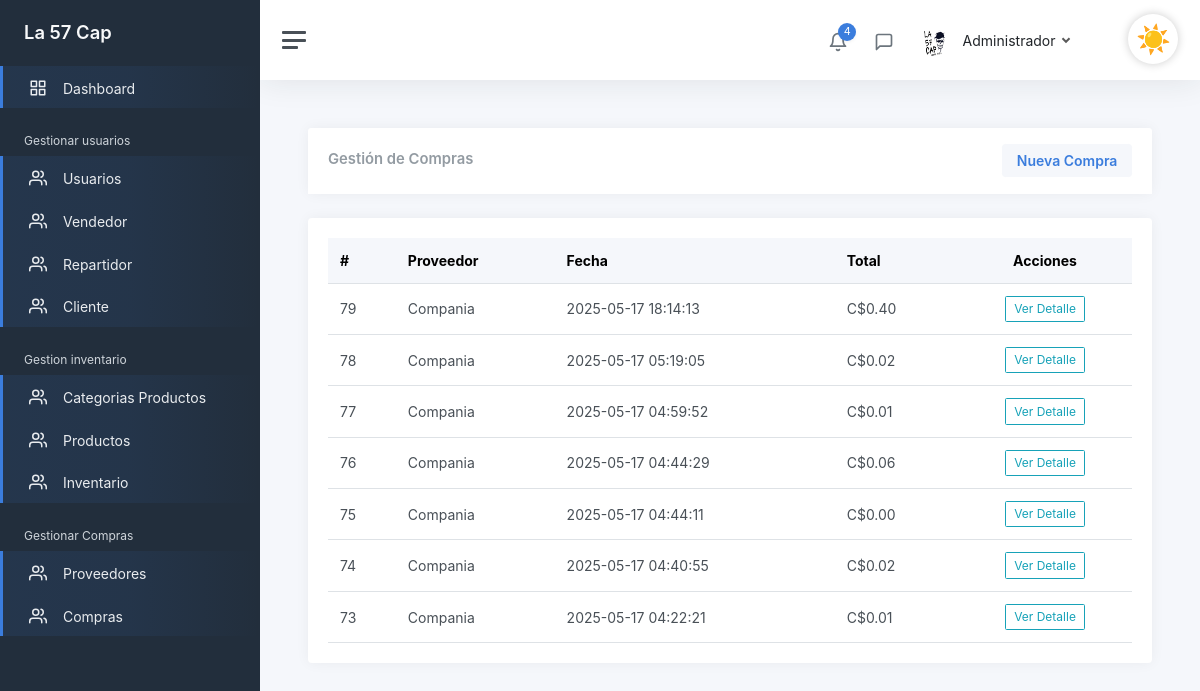
Page /admin/GestionarCompras (signed in) on the committed database.
### tables this page shows
CREATE TABLE `compras`  (
  `idCompras` int(0) NOT NULL AUTO_INCREMENT,
  `fecha_compra` datetime(0) NOT NULL,
  `total_compra` decimal(10, 2) NOT NULL,
  `observaciones` varchar(200) NULL DEFAULT NULL,
  `Proveedores_idProveedores` int(0) NOT NULL,
  `eliminado` tinyint(0) NULL DEFAULT 0,
  PRIMARY KEY (`idCompras`) USING BTREE,
  INDEX `fk_Compras_Proveedores1_idx`(`Proveedores_idProveedores`) USING BTREE,
  CONSTRAINT `fk_Compras_Proveedores1` FOREIGN KEY (`Proveedores_idProveedores`) REFERENCES `proveedores` (`idProveedores`) ON DELETE RESTRICT ON UPDATE RESTRICT
);

CREATE TABLE `proveedores`  (
  `idProveedores` int(0) NOT NULL AUTO_INCREMENT,
  `nombre_empresa` varchar(100) NULL DEFAULT NULL,
  `contacto` varchar(100) NULL DEFAULT NULL,
  `telefono` varchar(20) NULL DEFAULT NULL,
  `direccion` varchar(200) NULL DEFAULT NULL,
  `nacionalidad` varchar(255) NULL DEFAULT NULL,
  `eliminado` tinyint(0) NULL DEFAULT 0,
  PRIMARY KEY (`idProveedores`) USING BTREE
);

### controllers/CompraController.php (called while the page is built, shortened)
<?php
class CompraController
{
    public static function GestionarCompras(Router $router)
    {
        $compras = Compra::obtenerTodasConProveedor();
        $router->renderAdmin('Admin/compras/GestionarCompras', [
            'titulo' => 'Gestión de Compras',
            'compras' => $compras
        ]);
    }
}

### public/index.php (called while the page is built, shortened)
<?php
$router = new Router();
$router->get('/login', [LoginController::class, 'login']);
$router->post('/login', [LoginController::class, 'login']);
$router->get('/logout', [LoginController::class, 'logout']);
$router->get('/olvide-cuenta', [UsuarioController::class, 'olvide']);
$router->post('/olvide-cuenta', [UsuarioController::class, 'olvide']);
$router->get('/recuperar-cuenta', [UsuarioController::class, 'recuperar']);
$router->post('/recuperar-cuenta', [UsuarioController::class, 'recuperar']);
$router->get('/confirmar-cuenta', [UsuarioController::class, 'confirmarCuenta']);
$router->post('/confirmar-cuenta', [UsuarioController::class, 'confirmarCuenta']);
$router->get('/crear-cuenta', [RegistroController::class, 'crearCuenta']);
$router->post('/crear-cuenta', [RegistroController::class, 'crearCuenta']);
$router->get('/mensaje-confirmacion', [RegistroController::class, 'mensajeConfirmacion']);
$router->get('/reenviar-confirmacion', [RegistroController::class, 'reenviarConfirmacion']);
$router->post('/reenviar-confirmacion', [RegistroController::class, 'reenviarConfirmacion']);
$router->get('/', [LandingController::class, 'index']);
$router->get('/mostrarProductos', [LandingController::class, 'shop']);
$router->get('/SobreNosotros', [LandingController::class, 'about']);
$router->get('/Contactanos', [LandingController::class, 'contact']);
$router->get('/admin', [AdminController::class, 'Admin']);
$router->post('/admin', [AdminController::class, 'Admin']);
$router->get('/admin/GestionarUsuario', [UsuarioController::class, 'GestionarUsuario']);
$router->post('/admin/GestionarUsuario', [UsuarioController::class, 'GestionarUsuario']);
$router->get('/admin/CrearUsuario', [UsuarioController::class, 'crearUsuario']);
$router->post('/admin/CrearUsuario', [UsuarioController::class, 'crearUsuario']);
$router->get('/admin/ActualizarUsuario', [UsuarioController::class, 'ActualizarUsuario']);
$router->post('/admin/ActualizarUsuario', [UsuarioController::class, 'ActualizarUsuario']);
$router->get('/admin/EliminarUsuario', [UsuarioController::class, 'EliminarUsuario']);
$router->post('/admin/EliminarUsuario', [UsuarioController::class, 'EliminarUsuario']);
$router->get('/admin/Dashboard', [DashBoardController::class, 'Dashboard']);
$router->post('/admin/Dashboard', [DashBoardController::class, 'Dashboard']);
$router->get('/admin/GestionarCliente', [ClienteController::class, 'GestionarCliente']);
$router->post('/admin/GestionarCliente', [ClienteController::class, 'GestionarCliente']);
$router->get('/admin/GestionarVendedores', [VendedorController::class, 'GestionarVendedores']);
$router->post('/admin/GestionarVendedores', [VendedorController::class, 'GestionarVendedores']);
$router->get('/admin/CrearVendedor', [VendedorController::class, 'crearvendedor']);
$router->post('/admin/CrearVendedor', [VendedorController::class, 'crearvendedor']);
$router->get('/admin/ActualizarVendedor', [VendedorController::class, 'ActualizarVendedor']);
$router->post('/admin/ActualizarVendedor', [VendedorController::class, 'ActualizarVendedor']);
$router->post('/admin/EliminarVendedor', [VendedorController::class, 'EliminarVendedor']);
$router->get('/admin/GestionarRepartidor', [RepartidorControllers::class, 'GestionarRepartidores']);
$router->post('/admin/GestionarRepartidor', [RepartidorControllers::class, 'GestionarRepartidores']);
$router->get('/admin/CrearRepartidor', [RepartidorControllers::class, 'CrearRepartidor']);
$router->post('/admin/CrearRepartidor', [RepartidorControllers::class, 'CrearRepartidor']);
$router->get('/admin/ActualizarRepartidor', [RepartidorControllers::class, 'ActualizarRepartidor']);
$router->post('/admin/ActualizarRepartidor', [RepartidorControllers::class, 'ActualizarRepartidor']);
$router->post('/admin/EliminarRepartidor', [RepartidorControllers::class, 'EliminarRepartidor']);
$router->get('/admin/GestionarProveedores', [ProveedorController::class, 'GestionarProveedores']);
$router->post('/admin/GestionarProveedores', [ProveedorController::class, 'GestionarProveedores']);
$router->get('/admin/CrearProveedor', [ProveedorController::class, 'CrearProveedor']);
$router->post('/admin/CrearProveedor', [ProveedorController::class, 'CrearProveedor']);
$router->get('/admin/ActualizarProveedor', [ProveedorController::class, 'ActualizarProveedor']);
$router->post('/admin/ActualizarProveedor', [ProveedorController::class, 'ActualizarProveedor']);
$router->post('/admin/EliminarProveedor', [ProveedorController::class, 'EliminarProveedor']);
$router->get('/admin/GestionarCategoriaProducto', [CategoriaProductoController::class, 'GestionarCategorias']);
$router->post('/admin/GestionarCategoriaProducto', [CategoriaProductoController::class, 'GestionarCategorias']);
$router->get('/admin/CrearCategoriaProducto', [CategoriaProductoController::class, 'CrearCategoria']);
$router->post('/admin/CrearCategoriaProducto', [CategoriaProductoController::class, 'CrearCategoria']);
$router->get('/admin/ActualizarCategoriaProducto', [CategoriaProductoController::class, 'ActualizarCategoria']);
$router->post('/admin/ActualizarCategoriaProducto', [CategoriaProductoController::class, 'ActualizarCategoria']);
$router->post('/admin/EliminarCategoriaProducto', [CategoriaProductoController::class, 'EliminarCategoria']);
$router->get('/admin/GestionarProducto', [ProductoController::class, 'GestionarProductos']);
$router->post('/admin/GestionarProducto', [ProductoController::class, 'GestionarProductos']);
$router->get('/admin/CrearProducto', [ProductoController::class, 'CrearProducto']);
$router->post('/admin/CrearProducto', [ProductoController::class, 'CrearProducto']);
$router->get('/admin/ActualizarProducto', [ProductoController::class, 'ActualizarProducto']);
$router->post('/admin/ActualizarProducto', [ProductoController::class, 'ActualizarProducto']);
$router->post('/admin/EliminarProducto', [ProductoController::class, 'EliminarProducto']);
$router->get('/admin/GenerarCodigoBarras', [ProductoController::class, 'VerCodigoBarras']);
$router->get('/admin/DescargarCodigoBarras', [ProductoController::class, 'DescargarCodigoBarras']);
$router->get('/admin/VerProducto', [ProductoController::class, 'VerProducto']);
$router->get('/admin/InventarioGeneral', [InventarioController::class, 'GestionarInventario']);
$router->get('/admin/GestionarCompras', [CompraController::class, 'GestionarCompras']);
$router->get('/admin/CrearCompra', [CompraController::class, 'CrearCompra']);
$router->post('/admin/CrearCompra', [CompraController::class, 'CrearCompra']);
$router->get('/admin/DetalleCompra', [CompraController::class, 'VerDetalleCompra']);
$router->get('/Vendedor', [VendedorController::class, 'Vendedor']);
$router->get('/Repartidor', [RepartidorControllers::class, 'Repartidor']);
$router->comprobarRutas();

### models/Compra.php (called while the page is built, shortened)
<?php
class Compra extends ActiveRecord
{
    public static function obtenerTodasConProveedor()
    {
        $query = "SELECT
                c.*,
                p.nombre_empresa
              FROM compras c
              LEFT JOIN proveedores p ON c.Proveedores_idProveedores = p.idProveedores
              WHERE c.eliminado = 0
              ORDER BY c.idCompras DESC";
        $resultado = self::$db->query($query);
        $compras = [];
        while ($registro = $resultado->fetch_object()) {
            $compras[] = $registro;
        }
        return $compras;
    }
}

### includes/funciones.php (called while the page is built, shortened)
<?php
function s($html): string
{
    $s = htmlspecialchars($html);
    return $s;
}

### views/Admin/compras/GestionarCompras.php (the view)
<div class="card">
    <div class="card-header d-flex justify-content-between align-items-center">
        <h2 class="card-title mb-0">Gestión de Compras</h2>
        <a href="/admin/CrearCompra" class="btn btn-light text-primary fw-bold">Nueva Compra</a>
    </div>
</div>
<div class="card mt-3">
    <div class="card-body">
        <div class="table-responsive">
            <table class="table table-hover mb-0">
                <thead class="table-light">
                    <tr>
                        <th>#</th>
                        <th>Proveedor</th>
                        <th>Fecha</th>
                        <th>Total</th>
                        <th class="text-center">Acciones</th>
                    </tr>
                </thead>
                <tbody>
                    <?php foreach ($compras as $compra): ?>
                        <tr>
                            <td><?= s($compra->idCompras) ?></td>
                            <td><?= s($compra->nombre_empresa ?? '—') ?></td>
                            <td><?= s($compra->fecha_compra) ?></td>
                            <td>C$<?= number_format($compra->total_compra, 2) ?></td>
                            <td class="text-center">
                                <a href="/admin/DetalleCompra?id=<?= s($compra->idCompras) ?>" class="btn btn-sm btn-outline-info">Ver Detalle</a>
                            </td>
                        </tr>
                    <?php endforeach; ?>
                </tbody>
            </table>
        </div>
    </div>
</div>

### rows in the picture
compras: idCompras "79", Proveedores_idProveedores.nombre_empresa "Compania", fecha_compra "2025-05-17 18:14:13", total_compra "0.40"
compras: idCompras "78", Proveedores_idProveedores.nombre_empresa "Compania", fecha_compra "2025-05-17 05:19:05", total_compra "0.02"
compras: idCompras "77", Proveedores_idProveedores.nombre_empresa "Compania", fecha_compra "2025-05-17 04:59:52", total_compra "0.01"
compras: idCompras "76", Proveedores_idProveedores.nombre_empresa "Compania", fecha_compra "2025-05-17 04:44:29", total_compra "0.06"
compras: idCompras "75", Proveedores_idProveedores.nombre_empresa "Compania", fecha_compra "2025-05-17 04:44:11", total_compra "0.00"
compras: idCompras "74", Proveedores_idProveedores.nombre_empresa "Compania", fecha_compra "2025-05-17 04:40:55", total_compra "0.02"
compras: idCompras "73", Proveedores_idProveedores.nombre_empresa "Compania", fecha_compra "2025-05-17 04:22:21", total_compra "0.01"

### other values in the picture
$nombreUsuario "Administrador"
